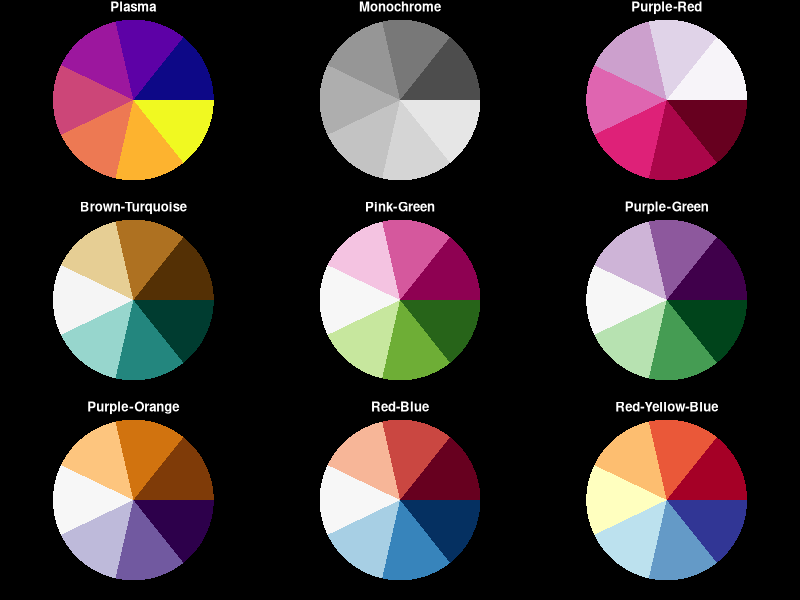

This chart was generated by the following R code:
# Copyright (C) 2016 Singer Instruments
# This file is part of SI PhenoSuite Colorscheme Definitions.
#
# SI PhenoSuite Colorscheme Definitions is free software: you 
# can redistribute it and/or modify it under the terms of the 
# GNU General Public License as published by the Free Software
# Foundation, either version 3 of the License.
#
# SI PhenoSuite Colorscheme Definition is distributed in the 
# hope that it will be useful, but WITHOUT ANY WARRANTY; without 
# even the implied warranty of MERCHANTABILITY or FITNESS FOR 
# A PARTICULAR PURPOSE.
# See the GNU General Public License for more details.
#
# You should have received a copy of the GNU General Public License
#
# Script creates 9 different colour schemes that are used in 
# PhenoSuite to colour heatmaps.
# Files:
# SI.PhenoSuite.Color.R:
#     This file creates all colour palettes
# SI.PhenoSuite.Color.functions.R
#     This file contains normalisation functions
# SI.PhenoSuite.Color.Tests.R
#     File tests heatmaps for correct colouring: 
#     1. Uniform normalisation 0 .. 1 
#     2. Median centered normalisation 
#
# Date: 5th August 2016
# Author: jw
# Version: 0.01#


# load Plasma colour scheme
library('viridis') 
# load Brewer colour schemes
library('RColorBrewer')
# make pretty graphics
library('ggplot2')
# modify colors to approve for colour blindness
library('dichromat') 

n <- 7  # number of color bins

# in cm's
pdf("plots/PhenoSuite_Heatmap_Colours.pdf", width=12/2.54, height=10/2.54)

# show 3x3 plots each with 1,1,1,1 margins (left,top,right,bottom)
par(mfrow    = c(3, 3),  # segment plot into 3 x 3 tiles (row/cols)
    mar      = c(1, 1, 1, 1),  # set margins b, l, t, r
    bg       = "black",  # set background colour
    col.main = "white")  # set main title colour

# Sequential colour range:

# Colour palette: Plasma
colours <- plasma(n, alpha = 1, begin = 0, end = 1)
colours
pie(rep(1, n), radius = 1, labels = "", border = NA, col = colours, main='Plasma')
write.table(colours, file = "colours_Plasma.csv", row.names = FALSE, col.names = FALSE, quote = FALSE, sep = ",")

# Colour palette: Monochrome
colours <- gray.colors(n, alpha = 1, start = 0.3, end = 0.9, gamma = 2.2)
colours
pie(rep(1, n), radius = 1, labels = "", border = NA, col = colours, main = 'Monochrome')
write.table(colours, file = "colours_Monochrome.csv", row.names = FALSE, col.names = FALSE, quote = FALSE, sep=",")


# Colour palette: Purple to Red
colours <- colorRampPalette(brewer.pal(9,"PuRd"))(n)
colours
pie(rep(1, n), col = colours, radius = 1, labels = "", border = NA, main = 'Purple-Red')
write.table(colours, file = "colours_PurpleRed.csv", row.names=FALSE, col.names=FALSE, quote = FALSE, sep = ",")

# Diverging colour range:
  
# BrBG
colours <- colorRampPalette(brewer.pal(11, "BrBG"))(n)
colours
pie(rep(1, n),col = colours, radius = 1, labels = "", border = NA, main='Brown-Turquoise')
write.table(colours,file = "colours_BrownTurquoise.csv", row.names = FALSE, col.names = FALSE, quote = FALSE, sep  =",")

# PiYG
colours <- colorRampPalette(brewer.pal(11, "PiYG"))(n)
colours
pie(rep(1, n), col = colours, radius = 1, labels = "", border = NA,main='Pink-Green')
write.table(colours, file = "colours_PinkGreen.csv", row.names = FALSE, col.names = FALSE, quote = FALSE, sep=",")

# PRGn
colours <- colorRampPalette(brewer.pal(11, "PRGn"))(n)
colours
pie(rep(1, n), col = colours, radius = 1, labels = "", border = NA, main ='Purple-Green')
write.table(colours, file = "colours_PurpleGreen.csv", row.names = FALSE, col.names = FALSE, quote = FALSE, sep = ",")

# PuOr
colours <- colorRampPalette(brewer.pal(11, "PuOr"))(n)
colours
pie(rep(1, n), col = colours, radius = 1, labels = "", border = NA, main = 'Purple-Orange')
write.table(colours, file = "colours_PurpleOrange.csv", row.names = FALSE, col.names = FALSE, quote = FALSE, sep = ",")

# RdBu
colours <- colorRampPalette(brewer.pal(11, "RdBu"))(n)
colours
pie(rep(1, n), col = colours, radius = 1, labels = "", border = NA, main ='Red-Blue')
write.table(colours, file = "colours_RedBlue.csv", row.names = FALSE, col.names = FALSE, quote = FALSE, sep = ",")

# RdYlBu
colours <- colorRampPalette(brewer.pal(11, "RdYlBu"))(n)
colours
pie(rep(1, n), col = colours, radius = 1, labels = "", border = NA, main = 'Red-Yellow-Blue')
write.table(colours, file = "colours_RedYellowBlue.csv", row.names = FALSE, col.names = FALSE, quote = FALSE, sep = ",")

dev.off()
